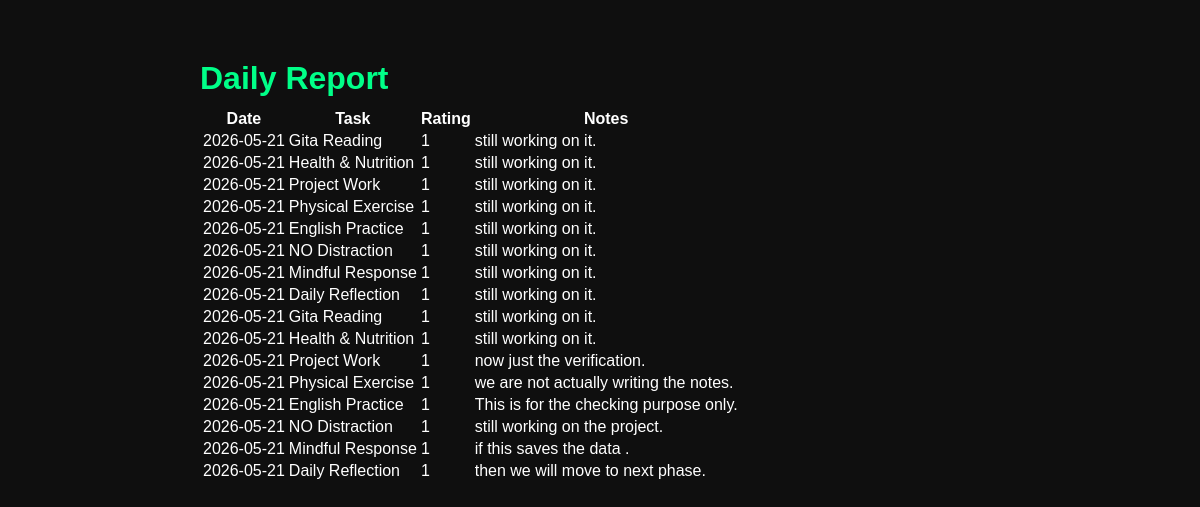
The page /report on the database as committed earlier.
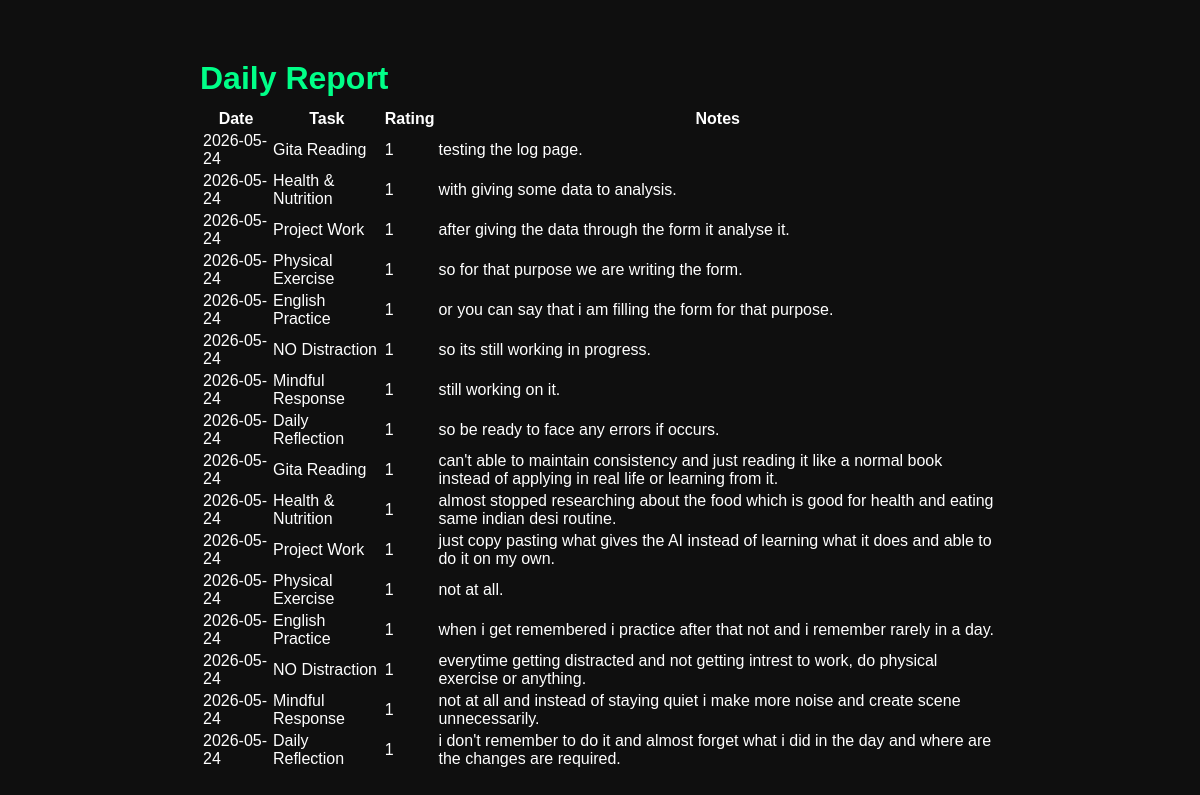
The same page on the database as committed later.
### tables this page shows
CREATE TABLE logs (
                   id INTEGER PRIMARY KEY AUTOINCREMENT,
                   date TEXT NOT NULL,
                   task_name TEXT NOT NULL,
                   rating INTEGER NOT NULL,
                   notes TEXT
                   );

### app.py (the view)
@app.route("/report")
def report():
    conn = get_db_connection()
    logs = conn.execute("SELECT * FROM logs").fetchall()
    conn.close()
    return render_template("report.html", logs=logs)

### database.py (called while the page is built)
def get_db_connection():
    conn= sqlite3.connect("tracker.db")
    conn.row_factory = sqlite3.Row
    return conn

### templates/report.html (shortened to what this page needs)
<!DOCTYPE HTML>
<html lang="en">
<head>
    <link rel="stylesheet" href="/static/style.css">
</head>
<bpdy>
    <div class="container">
        <h1>Daily Report</h1>
        <table>
            <thead>
                <tr>
                    <th>Date</th>
                    <th>Task</th>
                    <th>Rating</th>
                    <th>Notes</th>
                </tr>
            </thead>
            <tbody>
                {% for log in logs %}
                <tr>
                    <td>{{ log['date'] }}</td>
                    <td>{{ log['task_name'] }}</td>
                    <td>{{ log['rating'] }}</td>
                    <td>{{ log['notes'] }}</td>
                </tr>
                {% endfor %}
            </tbody>
        </table>
    </div>
</bpdy>
</html>

### static/style.css (style rules this page uses)
h1 { color: #00ff88; font-size: 2rem; margin-bottom: 10px; }
.container { margin-top: 40px; }

Rows that differ between the two databases and show on the page:
changed logs: date "2026-05-21" → "2026-05-24"; notes "still working on it." → "testing the log page."
changed logs: date "2026-05-21" → "2026-05-24"; notes "still working on it." → "with giving some data to analysis."
changed logs: date "2026-05-21" → "2026-05-24"; notes "still working on it." → "after giving the data through the form it analyse it."
changed logs: date "2026-05-21" → "2026-05-24"; notes "still working on it." → "so for that purpose we are writing the form."
changed logs: date "2026-05-21" → "2026-05-24"; notes "still working on it." → "or you can say that i am filling the form for that purpose."
changed logs: date "2026-05-21" → "2026-05-24"; notes "still working on it." → "so its still working in progress."
changed logs "still working on it.": date "2026-05-21" → "2026-05-24"
changed logs: date "2026-05-21" → "2026-05-24"; notes "still working on it." → "so be ready to face any errors if occurs."
changed logs: date "2026-05-21" → "2026-05-24"; notes "still working on it." → "can't able to maintain consistency and just reading it like a normal book instead of applying in real life or learning from it."
changed logs: date "2026-05-21" → "2026-05-24"; notes "still working on it." → "almost stopped researching about the food which is good for health and eating same indian desi routine."
changed logs: date "2026-05-21" → "2026-05-24"; notes "now just the verification." → "just copy pasting what gives the AI instead of learning what it does and able to do it on my own."
changed logs: date "2026-05-21" → "2026-05-24"; notes "we are not actually writing the notes." → "not at all."
changed logs: date "2026-05-21" → "2026-05-24"; notes "This is for the checking purpose only." → "when i get remembered i practice after that not and i remember rarely in a day."
changed logs: date "2026-05-21" → "2026-05-24"; notes "still working on the project." → "everytime getting distracted and not getting intrest to work, do physical exercise or anything."
changed logs: date "2026-05-21" → "2026-05-24"; notes "if this saves the data ." → "not at all and instead of staying quiet i make more noise and create scene unnecessarily."
changed logs: date "2026-05-21" → "2026-05-24"; notes "then we will move to next phase." → "i don't remember to do it and almost forget what i did in the day and where are the changes are required."
